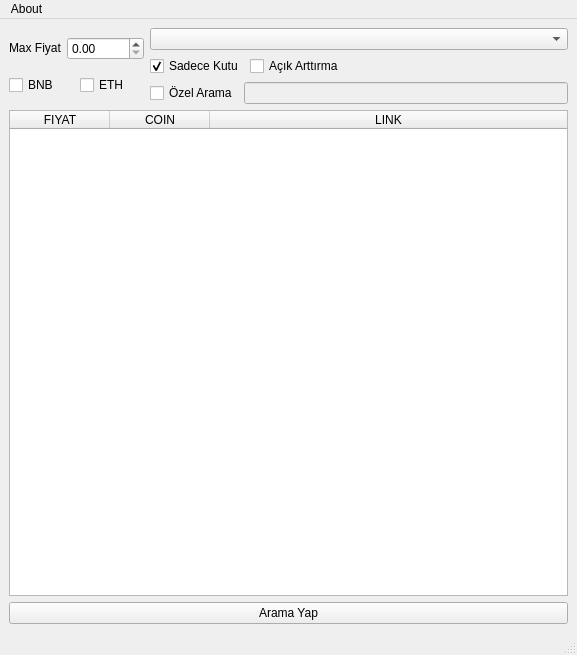
<?xml version="1.0" encoding="UTF-8"?>
<ui version="4.0">
 <class>MainWindow</class>
 <widget class="QMainWindow" name="MainWindow">
  <property name="geometry">
   <rect>
    <x>0</x>
    <y>0</y>
    <width>577</width>
    <height>655</height>
   </rect>
  </property>
  <property name="windowTitle">
   <string>MainWindow</string>
  </property>
  <widget class="QWidget" name="centralwidget">
   <layout class="QVBoxLayout" name="verticalLayout_3">
    <item>
     <layout class="QHBoxLayout" name="horizontalLayout_5">
      <item>
       <layout class="QVBoxLayout" name="verticalLayout_2">
        <item>
         <layout class="QHBoxLayout" name="horizontalLayout_2">
          <property name="spacing">
           <number>5</number>
          </property>
          <property name="sizeConstraint">
           <enum>QLayout::SetMaximumSize</enum>
          </property>
          <item>
           <widget class="QLabel" name="l_price">
            <property name="sizePolicy">
             <sizepolicy hsizetype="Fixed" vsizetype="Fixed">
              <horstretch>0</horstretch>
              <verstretch>0</verstretch>
             </sizepolicy>
            </property>
            <property name="text">
             <string>Max Fiyat</string>
            </property>
           </widget>
          </item>
          <item>
           <widget class="QDoubleSpinBox" name="dsb_price">
            <property name="sizePolicy">
             <sizepolicy hsizetype="Fixed" vsizetype="Fixed">
              <horstretch>0</horstretch>
              <verstretch>0</verstretch>
             </sizepolicy>
            </property>
            <property name="maximum">
             <double>99999.990000000005239</double>
            </property>
            <property name="singleStep">
             <double>0.100000000000000</double>
            </property>
           </widget>
          </item>
         </layout>
        </item>
        <item>
         <layout class="QHBoxLayout" name="horizontalLayout_4">
          <property name="sizeConstraint">
           <enum>QLayout::SetMinimumSize</enum>
          </property>
          <item>
           <widget class="QCheckBox" name="cb_bnb">
            <property name="text">
             <string>BNB</string>
            </property>
           </widget>
          </item>
          <item>
           <widget class="QCheckBox" name="cb_eth">
            <property name="text">
             <string>ETH</string>
            </property>
           </widget>
          </item>
         </layout>
        </item>
       </layout>
      </item>
      <item>
       <layout class="QVBoxLayout" name="verticalLayout">
        <item>
         <widget class="QComboBox" name="cb_box_list"/>
        </item>
        <item>
         <layout class="QHBoxLayout" name="horizontalLayout_3">
          <item>
           <widget class="QCheckBox" name="cb_box_only">
            <property name="text">
             <string>Sadece Kutu</string>
            </property>
            <property name="checked">
             <bool>true</bool>
            </property>
           </widget>
          </item>
          <item>
           <widget class="QCheckBox" name="cb_auction">
            <property name="text">
             <string>Açık Arttırma</string>
            </property>
           </widget>
          </item>
          <item>
           <spacer name="horizontalSpacer">
            <property name="orientation">
             <enum>Qt::Horizontal</enum>
            </property>
            <property name="sizeHint" stdset="0">
             <size>
              <width>40</width>
              <height>20</height>
             </size>
            </property>
           </spacer>
          </item>
         </layout>
        </item>
        <item>
         <layout class="QHBoxLayout" name="horizontalLayout">
          <item>
           <widget class="QCheckBox" name="cb_special">
            <property name="text">
             <string>Özel Arama</string>
            </property>
           </widget>
          </item>
          <item>
           <widget class="QLineEdit" name="le_special">
            <property name="enabled">
             <bool>false</bool>
            </property>
           </widget>
          </item>
         </layout>
        </item>
       </layout>
      </item>
     </layout>
    </item>
    <item>
     <widget class="QTableWidget" name="tableWidget">
      <property name="sortingEnabled">
       <bool>true</bool>
      </property>
      <attribute name="horizontalHeaderStretchLastSection">
       <bool>true</bool>
      </attribute>
      <column>
       <property name="text">
        <string>FIYAT</string>
       </property>
      </column>
      <column>
       <property name="text">
        <string>COIN</string>
       </property>
      </column>
      <column>
       <property name="text">
        <string>LINK</string>
       </property>
      </column>
     </widget>
    </item>
    <item>
     <widget class="QPushButton" name="pb_search">
      <property name="text">
       <string>Arama Yap</string>
      </property>
     </widget>
    </item>
   </layout>
  </widget>
  <widget class="QMenuBar" name="menubar">
   <property name="geometry">
    <rect>
     <x>0</x>
     <y>0</y>
     <width>577</width>
     <height>21</height>
    </rect>
   </property>
   <widget class="QMenu" name="menuAbout">
    <property name="title">
     <string>About</string>
    </property>
    <addaction name="actionAbout"/>
   </widget>
   <addaction name="menuAbout"/>
  </widget>
  <widget class="QStatusBar" name="statusbar"/>
  <action name="actionAbout">
   <property name="text">
    <string>About</string>
   </property>
  </action>
 </widget>
 <resources/>
 <connections/>
</ui>
